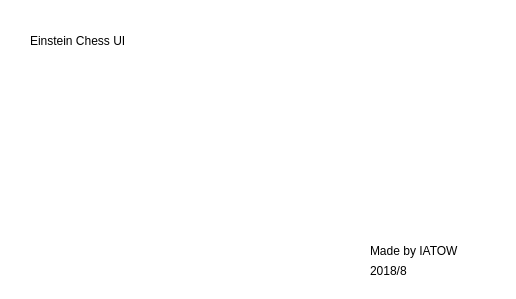
<?xml version="1.0" encoding="UTF-8"?>
<ui version="4.0">
 <class>AboutDlg</class>
 <widget class="QDialog" name="AboutDlg">
  <property name="geometry">
   <rect>
    <x>0</x>
    <y>0</y>
    <width>516</width>
    <height>299</height>
   </rect>
  </property>
  <property name="windowTitle">
   <string>Dialog</string>
  </property>
  <property name="styleSheet">
   <string notr="true">*
{
	font-family: &quot;consolas&quot;;
}

#AboutDlg
{
	background-color: white;
}

QLabel
{
	color: black;
}</string>
  </property>
  <widget class="QLabel" name="label">
   <property name="geometry">
    <rect>
     <x>30</x>
     <y>30</y>
     <width>181</width>
     <height>21</height>
    </rect>
   </property>
   <property name="text">
    <string>Einstein Chess UI</string>
   </property>
   <property name="wordWrap">
    <bool>true</bool>
   </property>
  </widget>
  <widget class="QLabel" name="label_2">
   <property name="geometry">
    <rect>
     <x>370</x>
     <y>240</y>
     <width>121</width>
     <height>21</height>
    </rect>
   </property>
   <property name="text">
    <string>Made by IATOW</string>
   </property>
   <property name="wordWrap">
    <bool>true</bool>
   </property>
  </widget>
  <widget class="QLabel" name="label_3">
   <property name="geometry">
    <rect>
     <x>370</x>
     <y>260</y>
     <width>71</width>
     <height>21</height>
    </rect>
   </property>
   <property name="text">
    <string>2018/8</string>
   </property>
   <property name="wordWrap">
    <bool>true</bool>
   </property>
  </widget>
 </widget>
 <resources/>
 <connections/>
</ui>
